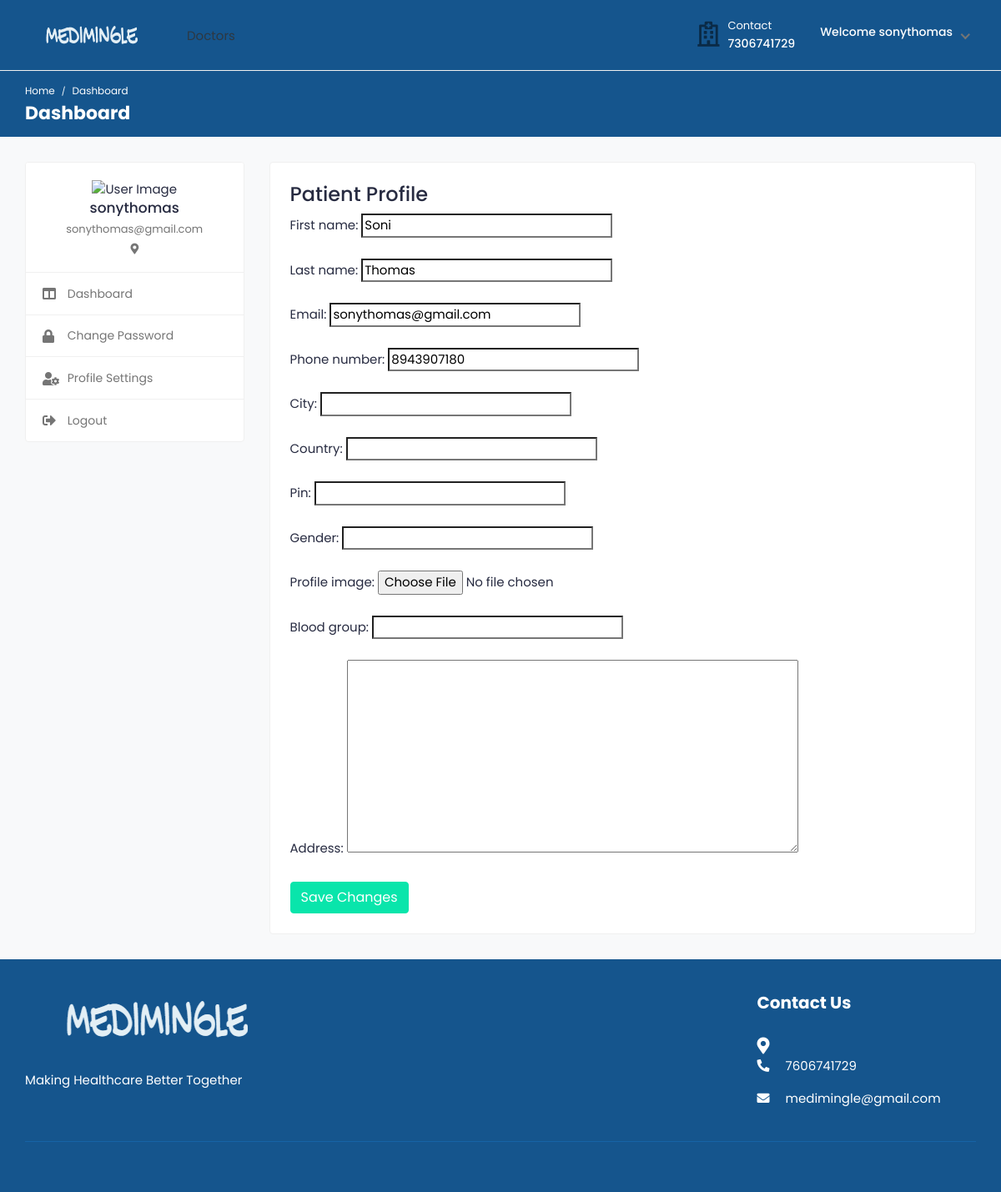
The page /profile_settings/ (signed in) on the database as committed earlier.
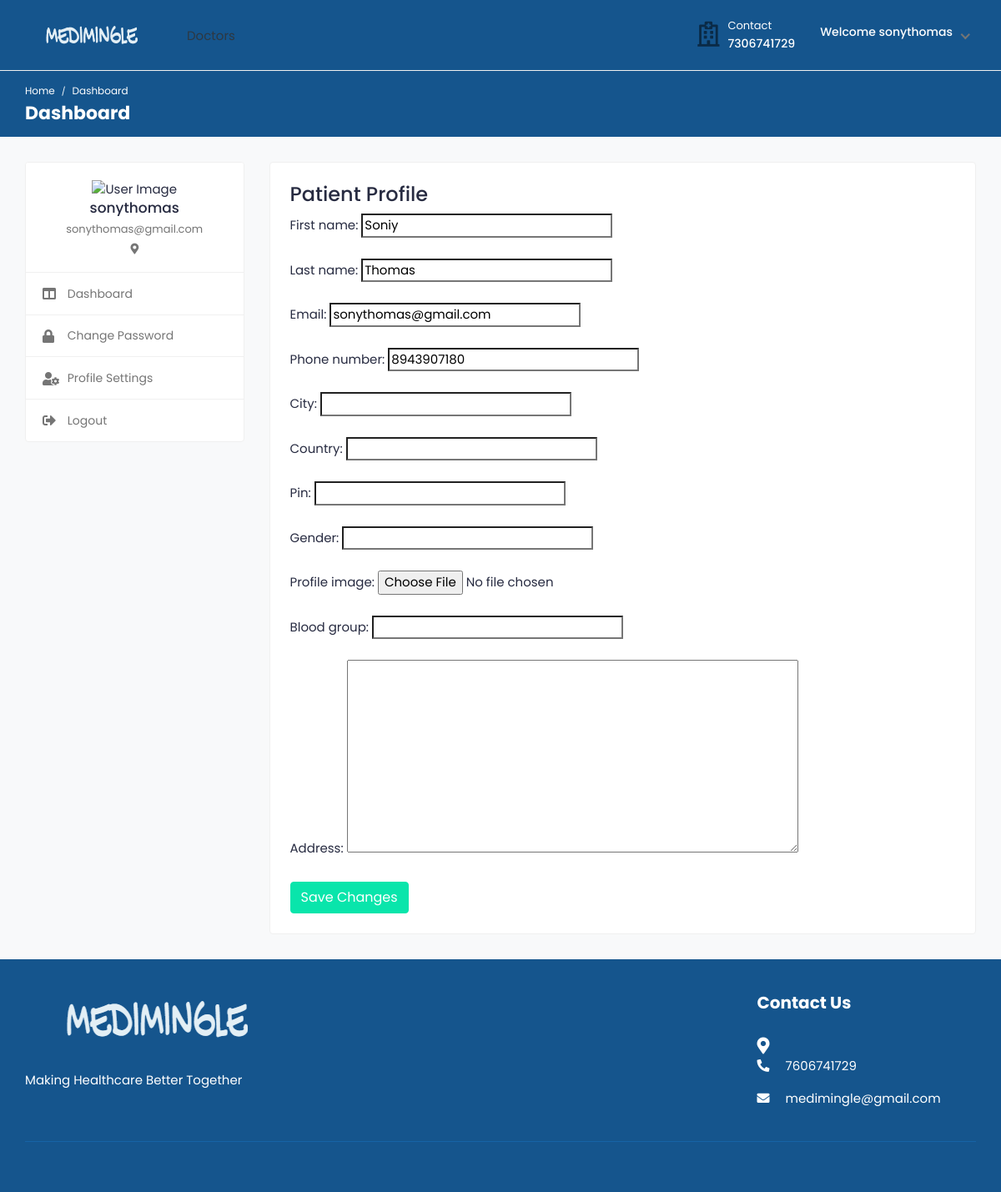
The same page on the database as committed later.
### medi/models.py (models this page shows, shortened)
class tbl_user(AbstractUser):
    email=models.EmailField(unique=True)
    phone_number=models.CharField(max_length=15, null=True)
    USER_TYPE_CHOICES = (
        ('patient', 'Patient'),('doctor', 'Doctor'),
    )
    user_type = models.CharField(
        max_length=10,
        choices=USER_TYPE_CHOICES,
        default='patient',  # You can set a default value if needed
    )

### medi/views.py (the view)
# urls.py: path('profile_settings/',views.profile_settings,name='profile_settings'),
@never_cache
@login_required(login_url='signin')
def profile_settings(request):
    user = request.user  # Get the logged-in user
    try:
        patient_data = Patient.objects.get(user=user)
    except Patient.DoesNotExist:
        patient_data = None
    if request.method == 'POST':
        user_form = ProfileUpdateForm(request.POST, instance=user)
        patient_form = UserProfileUpdateForm(request.POST, request.FILES, instance=patient_data)
        if user_form.is_valid() and patient_form.is_valid():
            user_form.save()
            patient_form.save()
            messages.success(request,"Profile Updated")
            return redirect('patient_dashboard')  # Redirect back to the profile update page or another page
    else:
        user_form = ProfileUpdateForm(instance=user)
        patient_form = UserProfileUpdateForm(instance=patient_data)
    return render(request, 'profile_settings.html', {'user_form': user_form,'patient_form':patient_form})

### medi/forms.py
class ProfileUpdateForm(forms.ModelForm):
    email = forms.EmailField(widget=forms.TextInput(attrs={'readonly': 'readonly'}))
    class Meta:
        model = tbl_user
        fields = ['first_name','last_name','email','phone_number']
    widgets = {
            'first_name': forms.TextInput(attrs={'class': 'form-control'}),
            'last_name': forms.TextInput(attrs={'class': 'form-control'}),
            'phone_number': forms.TextInput(attrs={'class': 'form-control'}),
        }

class UserProfileUpdateForm(forms.ModelForm):
    class Meta:
        model = Patient
        fields = ['city','country','pin','gender','profile_image','blood_group','address']

### templates/profile_settings.html (shortened to what this page needs)
{% load static %}
{% include "includes/pat_header.html" %}
						<div class="col-md-7 col-lg-8 col-xl-9">
							<div class="card">
								<div class="card-body">
<form method="post">
    <div class="user-profile-form">
        <h3>Patient Profile</h3>
        {% for field in user_form %}
            <div class="form-group">
                {{ field.label_tag }} {{ field }}
            </div>
        {% endfor %}
    </div>
    <div class="patient-profile-form">
        {% for field in patient_form %}
            <div class="form-group">
                {{ field.label_tag }} {{ field }}
            </div>
        {% endfor %}
    </div>
	<button type="submit" class="btn btn-primary submit-btn">Save Changes</button>
</form>
								</div>
							</div>
						</div>
					</div>
				</div>
			</div>
			<footer class="footer">
				<div class="footer-top">
					<div class="container-fluid">
						<div class="row">
							<div class="col-lg-3 col-md-6">
								<div class="footer-widget footer-about">
									<div class="footer-logo">
										<img src="{% static '/assets/img/logo.png' %}" alt="logo">
									</div>
									<div class="footer-about-content">
										<p>Making Healthcare Better Together</p>
									</div>
								</div>
							</div>
							<div class="col-lg-3 col-md-6">
							</div>
							<div class="col-lg-3 col-md-6">
							</div>
							<div class="col-lg-3 col-md-6">
								<div class="footer-widget footer-contact">
									<h2 class="footer-title">Contact Us</h2>
									<div class="footer-contact-info">
										<div class="footer-address">
											<span><i class="fas fa-map-marker-alt"></i></span>
										</div>
										<p>
											<i class="fas fa-phone-alt"></i>
											7606741729
										</p>
										<p class="mb-0">
											<i class="fas fa-envelope"></i>
											medimingle@gmail.com
										</p>
									</div>
								</div>
							</div>
						</div>
					</div>
				</div>
                <div class="footer-bottom">
					<div class="container-fluid">
						<div class="copyright">
						</div>
					</div>
				</div>
			</footer>
		</div>
	</body>
</html>

### templates/includes/pat_header.html (shortened to what this page needs)
{% load static %}
<!DOCTYPE html>
<html lang="en">
<head>
		<link rel="stylesheet" href="{% static '/assets/css/bootstrap.min.css'%}">
		<link rel="stylesheet" href="{% static '/assets/plugins/fontawesome/css/fontawesome.min.css'%}">
		<link rel="stylesheet" href="{% static '/assets/plugins/fontawesome/css/all.min.css'%}">
		<link rel="stylesheet" href="{% static '/assets/css/style.css'%}">
	</head>
	<body>
		<div class="main-wrapper">
			<header class="header">
				<nav class="navbar navbar-expand-lg header-nav">
					<div class="navbar-header">
						<a href="{% url 'homepage' %}" class="navbar-brand logo">
							<img src="{% static '/assets/img/logo.png'%}" class="img-fluid" alt="Logo">
						</a>
						<a href="{% url 'doctors' %}">Doctors</i></a>
					</div>
					<ul class="nav header-navbar-rht">
						<li class="nav-item contact-item">
							<div class="header-contact-img">
								<i class="far fa-hospital"></i>
							</div>
							<div class="header-contact-detail">
								<p style="color: white;" class="contact-header">Contact</p>
								<p style="color: white;" class="contact-info-header">7306741729</p>
							</div>
						</li>
						<li class="nav-item dropdown has-arrow logged-item">
							<a href="#" class="dropdown-toggle nav-link" data-toggle="dropdown">
								<span class="user-img">
									<h6 style="color: white;">Welcome {{user.username}} </h6>
								</span>
							</a>
						</li>
					</ul>
				</nav>
			</header>
			<div class="breadcrumb-bar">
				<div class="container-fluid">
					<div class="row align-items-center">
						<div class="col-md-12 col-12">
							<nav aria-label="breadcrumb" class="page-breadcrumb">
								<ol class="breadcrumb">
									<li class="breadcrumb-item"><a href="index-2.html">Home</a></li>
									<li class="breadcrumb-item active" aria-current="page">Dashboard</li>
								</ol>
							</nav>
							<h2 class="breadcrumb-title">Dashboard</h2>
						</div>
					</div>
				</div>
			</div>
			<div class="content">
				<div class="container-fluid">
					<div class="row">
						<div class="col-md-5 col-lg-4 col-xl-3 theiaStickySidebar">
							<div class="profile-sidebar">
								<div class="widget-profile pro-widget-content">
									<div class="profile-info-widget">
										{% if user.patient_data.profile_image %}
										<a href="#" class="booking-doc-img">
											<img src="{{ user.patient_data.profile_image.url }}" alt="User Image">
										</a>
										{% else %}
										<img src="#" alt="User Image">
										{% endif %}
										<div class="profile-det-info">
											<h3>{{user.username}}</h3>
											<div class="patient-details">
												<h5>{{ user.email }}</h5>
												<h5 class="mb-0"><i class="fas fa-map-marker-alt"></i>{{ request.user.patient.address}}</h5>
											</div>
										</div>
									</div>
								</div>
								<div class="dashboard-widget">
									<nav class="dashboard-menu">
										<ul>
											<li>
												<a href="{% url 'patient_dashboard' %}">
													<i class="fas fa-columns"></i>
													<span>Dashboard</span>
												</a>
											</li>
										    <li>
												<a href="{% url 'patient_change_password' %}">
													<i class="fas fa-lock"></i>
													<span>Change Password</span>
												</a>
											</li>
											<li>
												<a href="{% url 'profile_settings' %}">
													<i class="fas fa-user-cog"></i>
													<span>Profile Settings</span>
												</a>
											</li>
											<li>
												<a href="{% url 'logout' %}">
													<i class="fas fa-sign-out-alt"></i>
													<span>Logout</span>
												</a>
											</li>
										</ul>
									</nav>
								</div>
							</div>
						</div>

Rows that differ between the two databases and show on the page:
changed tbl_user "sonythomas": first_name "Soni" → "Soniy"
